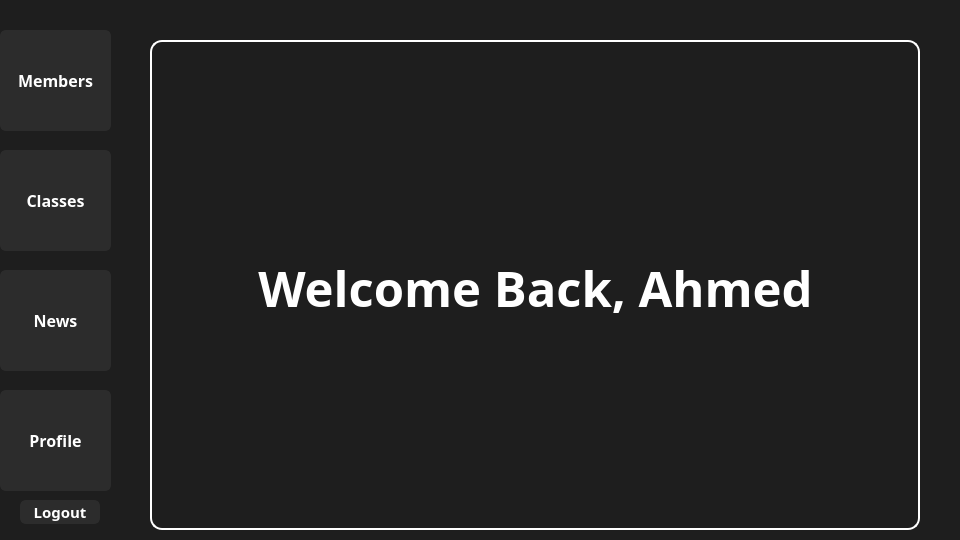
<?xml version="1.0" encoding="UTF-8"?>
<ui version="4.0">
 <class>Receptionist_homepageClass</class>
 <widget class="QWidget" name="Receptionist_homepageClass">
  <property name="geometry">
   <rect>
    <x>0</x>
    <y>0</y>
    <width>960</width>
    <height>540</height>
   </rect>
  </property>
  <property name="windowTitle">
   <string>Form</string>
  </property>
  <widget class="QStackedWidget" name="Pages">
   <property name="geometry">
    <rect>
     <x>150</x>
     <y>40</y>
     <width>770</width>
     <height>490</height>
    </rect>
   </property>
   <property name="styleSheet">
    <string notr="true">QStackedWidget#Pages{
border: 2px solid white;
border-radius: 12px;
}</string>
   </property>
   <widget class="QWidget" name="page">
    <property name="styleSheet">
     <string notr="true">background-color: transparent;</string>
    </property>
    <widget class="QLabel" name="welcome">
     <property name="geometry">
      <rect>
       <x>8</x>
       <y>15</y>
       <width>751</width>
       <height>461</height>
      </rect>
     </property>
     <property name="font">
      <font>
       <family>Futura</family>
       <pointsize>37</pointsize>
       <bold>true</bold>
      </font>
     </property>
     <property name="styleSheet">
      <string notr="true">color: white;
background-color: transparent;
</string>
     </property>
     <property name="text">
      <string>Welcome Back, Ahmed</string>
     </property>
     <property name="alignment">
      <set>Qt::AlignmentFlag::AlignCenter</set>
     </property>
    </widget>
    <widget class="QLabel" name="logo">
     <property name="geometry">
      <rect>
       <x>300</x>
       <y>60</y>
       <width>131</width>
       <height>31</height>
      </rect>
     </property>
     <property name="text">
      <string/>
     </property>
     <property name="pixmap">
      <pixmap>assets/XFitLogo.png</pixmap>
     </property>
     <property name="scaledContents">
      <bool>true</bool>
     </property>
    </widget>
   </widget>
  </widget>
  <widget class="QLabel" name="Background">
   <property name="geometry">
    <rect>
     <x>0</x>
     <y>0</y>
     <width>960</width>
     <height>540</height>
    </rect>
   </property>
   <property name="styleSheet">
    <string notr="true">background-color:#1e1e1e;</string>
   </property>
   <property name="text">
    <string/>
   </property>
  </widget>
  <widget class="QWidget" name="Panel" native="true">
   <property name="geometry">
    <rect>
     <x>-40</x>
     <y>20</y>
     <width>161</width>
     <height>511</height>
    </rect>
   </property>
   <property name="styleSheet">
    <string notr="true">QWidget#widget{
    border-radius: 14px;
    border: 2px solid white ;
}</string>
   </property>
   <widget class="QPushButton" name="Members">
    <property name="geometry">
     <rect>
      <x>40</x>
      <y>10</y>
      <width>111</width>
      <height>101</height>
     </rect>
    </property>
    <property name="font">
     <font>
      <family>Futura</family>
      <pointsize>12</pointsize>
      <bold>true</bold>
     </font>
    </property>
    <property name="styleSheet">
     <string notr="true">QPushButton {
    background-color: #2c2c2c;      /* Dark default */
    color: white;
    border: 2px solid #2c2c2c;
    border-radius: 6px;
}

QPushButton:hover {
    background-color: #8B50FF ;      /* Blue on hover */
    border: 2px solid #8B50FF ;
    color: white;
}

QPushButton:pressed {
    background-color: #6F3FCC; /* Darker shade of #3498db */
}</string>
    </property>
    <property name="text">
     <string>Members</string>
    </property>
   </widget>
   <widget class="QPushButton" name="Classes">
    <property name="geometry">
     <rect>
      <x>40</x>
      <y>130</y>
      <width>111</width>
      <height>101</height>
     </rect>
    </property>
    <property name="font">
     <font>
      <family>Futura</family>
      <pointsize>12</pointsize>
      <bold>true</bold>
     </font>
    </property>
    <property name="styleSheet">
     <string notr="true">QPushButton {
    background-color: #2c2c2c;      /* Dark default */
    color: white;
    border: 2px solid #2c2c2c;
    border-radius: 6px;
}

QPushButton:hover {
    background-color: #8B50FF ;      /* Blue on hover */
    border: 2px solid #8B50FF ;
    color: white;
}

QPushButton:pressed {
    background-color: #6F3FCC; /* Darker shade of #3498db */
}</string>
    </property>
    <property name="text">
     <string>Classes</string>
    </property>
   </widget>
   <widget class="QPushButton" name="Profile">
    <property name="geometry">
     <rect>
      <x>40</x>
      <y>370</y>
      <width>111</width>
      <height>101</height>
     </rect>
    </property>
    <property name="font">
     <font>
      <family>Futura</family>
      <pointsize>12</pointsize>
      <bold>true</bold>
     </font>
    </property>
    <property name="styleSheet">
     <string notr="true">QPushButton {
    background-color: #2c2c2c;      /* Dark default */
    color: white;
    border: 2px solid #2c2c2c;
    border-radius: 6px;
}

QPushButton:hover {
    background-color: #8B50FF ;      /* Blue on hover */
    border: 2px solid #8B50FF ;
    color: white;
}

QPushButton:pressed {
    background-color: #6F3FCC; /* Darker shade of #3498db */
}</string>
    </property>
    <property name="text">
     <string>Profile</string>
    </property>
   </widget>
   <widget class="QPushButton" name="Logout">
    <property name="geometry">
     <rect>
      <x>60</x>
      <y>480</y>
      <width>80</width>
      <height>24</height>
     </rect>
    </property>
    <property name="font">
     <font>
      <family>Futura</family>
      <pointsize>11</pointsize>
      <bold>true</bold>
     </font>
    </property>
    <property name="styleSheet">
     <string notr="true">QPushButton {
    background-color: #2c2c2c;      /* Dark default */
    color: white;
    border: 2px solid #2c2c2c;
    border-radius: 6px;
}

QPushButton:hover {
    background-color: #FF0000;      /* Blue on hover */
    border: 2px solid #FF0000;
    color: white;
}

QPushButton:pressed {
    background-color: #c0392b; /* Darker red */
}</string>
    </property>
    <property name="text">
     <string>Logout</string>
    </property>
   </widget>
   <widget class="QPushButton" name="News">
    <property name="geometry">
     <rect>
      <x>40</x>
      <y>250</y>
      <width>111</width>
      <height>101</height>
     </rect>
    </property>
    <property name="font">
     <font>
      <family>Futura</family>
      <pointsize>12</pointsize>
      <bold>true</bold>
     </font>
    </property>
    <property name="styleSheet">
     <string notr="true">QPushButton {
    background-color: #2c2c2c;      /* Dark default */
    color: white;
    border: 2px solid #2c2c2c;
    border-radius: 6px;
}

QPushButton:hover {
    background-color: #8B50FF ;      /* Blue on hover */
    border: 2px solid #8B50FF ;
    color: white;
}

QPushButton:pressed {
    background-color: #6F3FCC; /* Darker shade of #3498db */
}</string>
    </property>
    <property name="text">
     <string>News</string>
    </property>
   </widget>
  </widget>
  <zorder>Background</zorder>
  <zorder>Panel</zorder>
  <zorder>Pages</zorder>
 </widget>
 <resources/>
 <connections/>
</ui>
